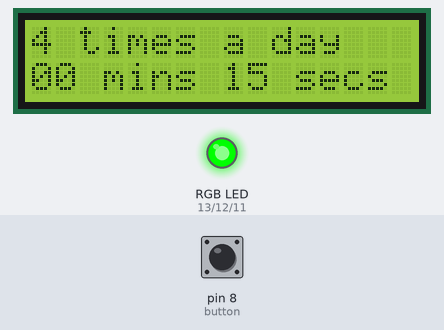
Bench run of a sketch on a simulated Arduino Uno, built with avr-gcc and run on an emulated ATmega328P. Parts: 16×2 character LCD, an RGB LED mixed from three pins (HIGH = lit). Inputs (shaded band) come from the test bench; at power-on: pin 8 (button) HIGH.

Above: at 1.2 s.
1.3 s: pin 8 (button) pulled LOW for 1 s
At 2.18 s:
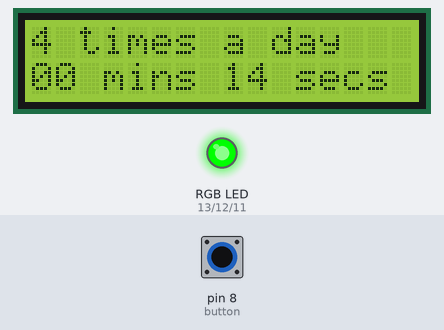
5.3 s: pin 8 (button) pulled LOW for 3.2 s
At 7.0 s:
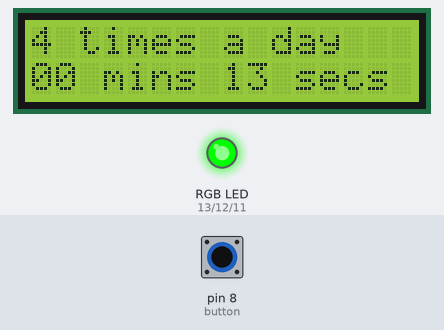
10.0 s: pin 8 (button) pulled LOW for 1 s
At 10.9 s:
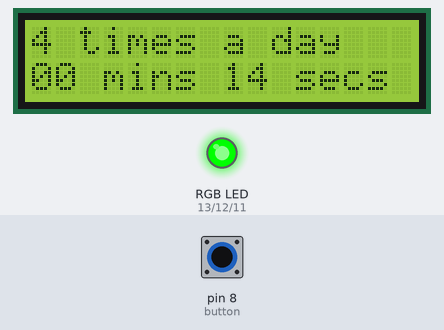
14.0 s: pin 8 (button) pulled LOW for 1 s
Timing chart, 0 to 17.0 s (numbered marks = the images above; inputs shaded):
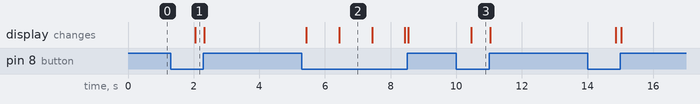

Measured:
- after the input at 1.3 s, the display: changes after 0.75 s (image 1)
- after the input at 5.3 s, the display: first changes after 0.14 s (image 2 shows a later state)
- after the input at 10.0 s, the display: changes after 0.45 s (image 3)
- what the display in image 2 shows lasts 1.0 s, from 6.4 s to 7.4 s

The sketch:

Assignment0.ino
```cpp
#include <LiquidCrystal_I2C.h>

int redOut = 13;
int greenOut = 12;
int blueOut = 11;
int button = 8;
bool flag = false;
char timeline[16];

unsigned long previousMillis = 0;
const long interval = 1000;
signed short minutes = 0, seconds = 5;
LiquidCrystal_I2C lcd(0x27, 16, 2);

void setup() {
  lcd.init(); // initialize the lcd
  lcd.backlight();
  pinMode(redOut, OUTPUT);
  pinMode(greenOut, OUTPUT);
  pinMode(blueOut, OUTPUT);
  pinMode(button, INPUT_PULLUP);

  setRGB(0, 255, 0);
  flag = true;

  updateLCD(); //initial LCD light
}

void setRGB(int red, int green, int blue) {
  analogWrite(redOut, red);
  analogWrite(greenOut, green);
  analogWrite(blueOut, blue);
}

void updateLCD() {
  lcd.clear();
  lcd.setCursor(0, 0);
  lcd.print("4 times a day");
  lcd.setCursor(0, 1);
  sprintf(timeline, "%02d mins %02d secs", minutes, seconds);
  lcd.print(timeline);
}

void loop() {
  unsigned long currentMillis = millis();

  // Timer
  if (flag && currentMillis - previousMillis >= interval) {
    previousMillis = currentMillis;
    if (seconds > 0) {
      seconds--;
    } else if (minutes > 0) {
      minutes--;
      seconds = 59;
    }

    updateLCD();// update current time

    if (minutes == 0 && seconds == 0) {
      flag = false;
      setRGB(255, 0, 0);// LED changes red
    }
  }

  //
  if (digitalRead(button) == HIGH) {
    minutes = 0;
    seconds = 15;
    flag = true;
    setRGB(0, 255, 0); // Reset color to green
    updateLCD(); // Update fixed tiem
    delay(200);
  }
}
```
